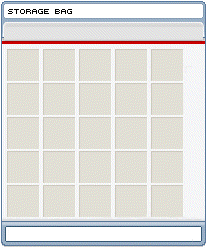
#> input picture tools/png/storage_bag/backgrnd.png, 207 x 248 px
$ python -i make_stat_ap_art.py   (imports and definitions only)
#> lines starting #> are read from the running program, lines starting #| are printed output that depends on the picture
#> further down, picture is the input picture: PIL image 207x248 RGBA; mean R, G, B, A 222.7, 221.6, 218.9, 254.9
"""Builds the art of the stat_all_ap module (src/statallap.cpp) and writes it into a copy of Custom.wz:
  UI/UIWindow.img/StatApMax/backgrnd                     the Stat background 14 px wider (175 -> 189 x 347)
  UI/UIWindow.img/StatApMax/BtApMax/<state>/0            the all-AP button: BtApUp in red with a double arrow
from the client's own UI.wz (UIWindow.img/Stat). The module reads them as Custom/UI/UIWindow.img/StatApMax/...,
so the stock Stat art is never overridden.

usage: py -3 make_stat_ap_art.py <UI.wz> <Custom.wz in> <Custom.wz out> [preview dir]"""
import base64, colorsys, io, os, struct, sys, zlib
from PIL import Image
APP = os.environ.get("MAPLEEDIT_APP") or os.path.expanduser(r"~\Desktop\MapleServer\FriendServer\MapleEdit\app")  # MapleEdit's app folder (wz reader/writer)
sys.path.insert(0, APP)
from wz.reader import WzFile, WzImgParser, decode_canvas_icon
from wz.types import PropNode, PROP_EXTENDED
from wz.writer import ImgWriter, save_wz_file, compute_checksum

WIDEN = 14                # statallap.cpp kWiden
STRIP_FROM = 140          # the 14 px of row-box texture copied in, right after x 153 (where the up arrows start)
STATES = ('normal', 'mouseOver', 'pressed', 'disabled')

# The double arrow: two stacked bold chevrons, rows 3-8 of the 12 x 12 button (x 3-8).
ARROW = ["..##..",
         ".####.",
         "##..##",
         "..##..",
         ".####.",
         "##..##"]


# [11 lines left out: function read_stat, not called in this run]


def background(src):
    w, h = src.size
#> w = 207; h = 248
    x0 = STRIP_FROM + WIDEN
    out = Image.new('RGBA', (w + WIDEN, h))
#> out: PIL image 221x248 RGBA; every value is 0
    out.paste(src.crop((0, 0, x0, h)), (0, 0))
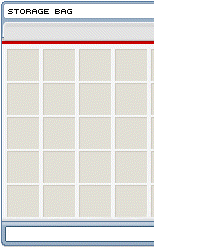
#> out: PIL image 221x248 RGBA; mean R, G, B, A 154.6, 153.6, 151.3, 177.6; transparent parts drawn white
    out.paste(src.crop((STRIP_FROM, 0, x0, h)), (x0, 0))
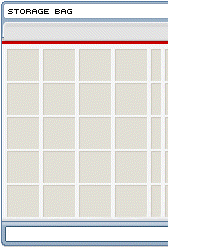
#> out: PIL image 221x248 RGBA; mean R, G, B, A 168.9, 167.8, 165.3, 193.8; transparent parts drawn white
    out.paste(src.crop((x0, 0, w, h)), (x0 + WIDEN, 0))
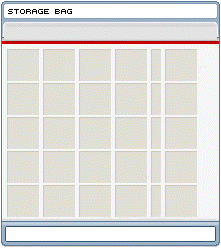
#> out: PIL image 221x248 RGBA; mean R, G, B, A 222.9, 221.7, 219, 254.9; transparent parts drawn white
    return out


# [40 lines left out: functions redden, button, canvas, not called in this run]


def prop(name, children):
    return PropNode(name=name, type_byte=PROP_EXTENDED, extended_type='Property', value=children)


# [35 lines left out: functions patch, read_back, not called in this run]


# [14 lines not run here, left out]

>>> from PIL import Image
>>> picture = Image.open('png/storage_bag/backgrnd.png')
>>> result = background(picture)
